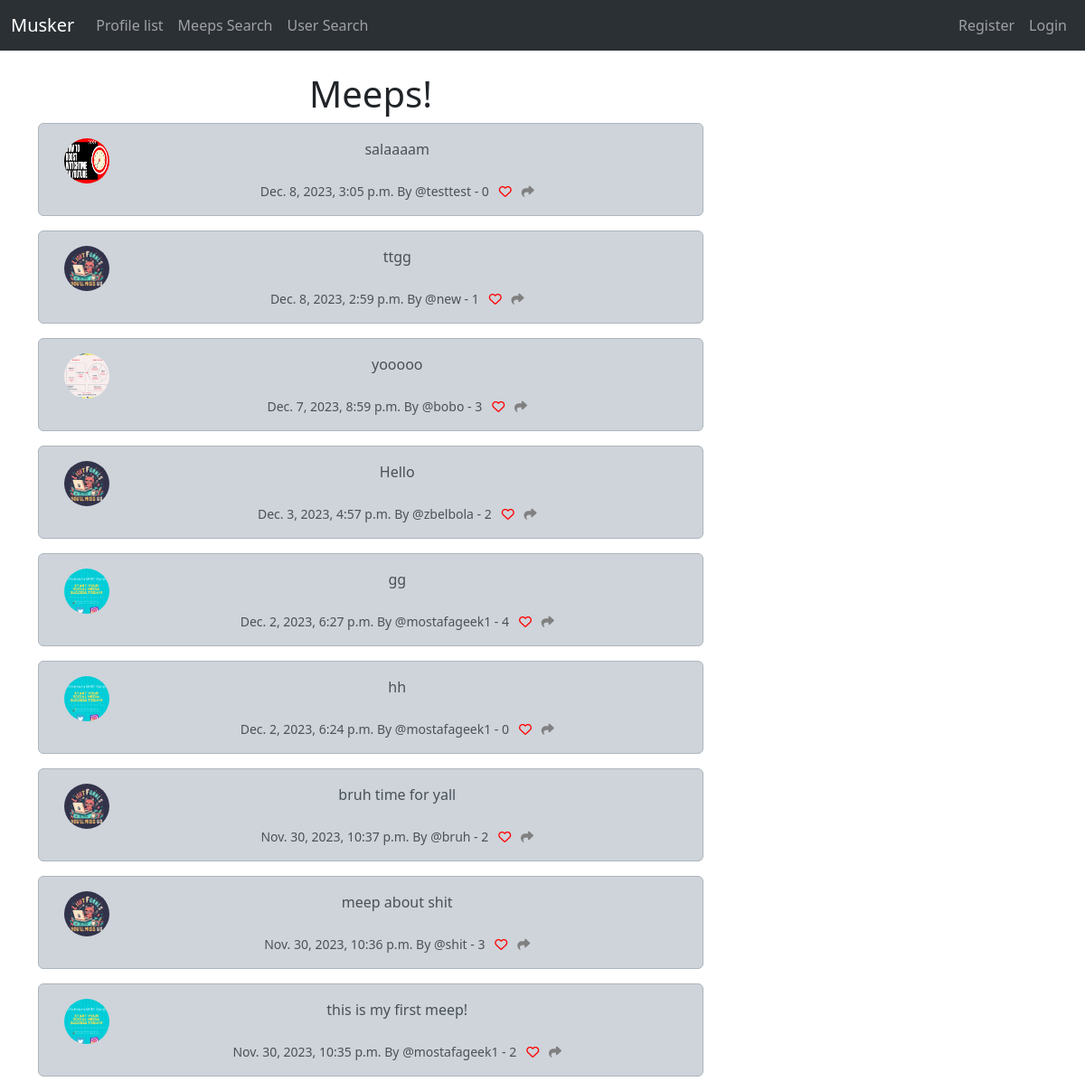
The page / on the database its author committed.
### musker/models.py (models this page shows, shortened)
class Meep(models.Model):
    user = models.ForeignKey(
        User, related_name="meeps",
        on_delete=models.DO_NOTHING
    )
    body = models.CharField(max_length=200)
    created_at = models.DateTimeField(auto_now_add=True)
    likes = models.ManyToManyField(User, related_name="meep_like", blank=True)
    def number_of_likes(self):
        return self.likes.count()

class Profile(models.Model):
    user = models.OneToOneField(User, on_delete=models.CASCADE)
    follows = models.ManyToManyField("self",
                                     related_name="followed_by",
                                     symmetrical=False,
                                     blank=True)
    date_modified = models.DateTimeField(User, auto_now=True)
    profile_image = models.ImageField(null=True,
                                      blank=True,
                                      upload_to="images/")
    profile_bio = models.CharField(null=True, blank=True, max_length=300)
    website_link = models.CharField(null=True, blank=True, max_length=100)
    instagram_link = models.CharField(null=True, blank=True, max_length=100)
    facebook_link = models.CharField(null=True, blank=True, max_length=100)

### musker/views.py (the view)
# urls.py: path('', views.home, name='home'),
def home(request):
    if request.user.is_authenticated:
        form = MeepForm(request.POST or None)
        if request.method == 'POST':
            if form.is_valid():
                meep = form.save(commit=False)
                meep.user = request.user
                meep.save()
                messages.success(request, ('Your Meep Has Been Posted!'))
                return redirect('home')
        meeps = Meep.objects.all().order_by('-created_at')
        return render(request, 'home.html', {'meeps': meeps, 'form': form})
    else:
        meeps = Meep.objects.all().order_by('-created_at')
        return render(request, 'home.html', {'meeps': meeps})

### musker/templates/home.html (shortened to what this page needs)
{% extends 'base.html' %}
{% load static %}
{% block content %}
<div class="container text-center">
    <div class="row">
        <div class="col-8">
            <h1>Meeps!</h1>
            {% for meep in meeps %}
                <div class="alert alert-dark" role="alert">
                    <div class="container">
                        <div class="row">
                            <div class="col-1">
                                {% if meep.user.profile.profile_image %}
                                    <img class="rounded-circle" src="{{ meep.user.profile.profile_image.url }}" width="50" height="50">
                                {% else %}
                                    <img class="rounded-circle" src="{% static 'images/default.jpeg' %}" width="50" height="50">
                                {% endif %}
                            </div>
                            <div class="col-11">
                                {{ meep.body }} <br><br>
                                <small>
                                    <div class="text-muted">
                                        {{ meep.created_at }}
                                        By @{{ meep.user.username }}
                                        - {{ meep.number_of_likes }}
                                        {% if user in meep.likes.all %}
                                            <a href="{% url 'meep_like' meep.id %}">
                                                <i class="fa-solid fa-heart" style="color: red;"></i>
                                            </a>
                                        {% else %}
                                            <a href="{% url 'meep_like' meep.id %}">
                                                <i class="fa fa-heart-o" style="color: red;"></i></a>
                                        {% endif %}
                                        <a href="{% url 'meep_share' meep.id %}">
                                            <i class="fa-solid fa-share" style="color: gray;"></i></a>
                                    </div>
                                </small>
                            </div>
                        </div>
                    </div>
                </div>
            {% endfor %}
        </div>
        <div class="col-4">
            <br><br>
        </div>
    </div>
</div>
{% endblock %}

### rows shown on the page
Meep: user.profile.profile_image (picture), body "salaaaam", created_at "Dec. 8, 2023, 3:05 p.m.", user.username "testtest", number_of_likes "0"
Meep: body "ttgg", created_at "Dec. 8, 2023, 2:59 p.m.", user.username "new", number_of_likes "1"
Meep: user.profile.profile_image (picture), body "yooooo", created_at "Dec. 7, 2023, 8:59 p.m.", user.username "bobo", number_of_likes "3"
Meep: body "Hello", created_at "Dec. 3, 2023, 4:57 p.m.", user.username "zbelbola", number_of_likes "2"
Meep: user.profile.profile_image (picture), body "gg", created_at "Dec. 2, 2023, 6:27 p.m.", user.username "mostafageek1", number_of_likes "4"
Meep: user.profile.profile_image (picture), body "hh", created_at "Dec. 2, 2023, 6:24 p.m.", user.username "mostafageek1", number_of_likes "0"
Meep: body "bruh time for yall", created_at "Nov. 30, 2023, 10:37 p.m.", user.username "bruh", number_of_likes "2"
Meep: body "meep about shit", created_at "Nov. 30, 2023, 10:36 p.m.", user.username "shit", number_of_likes "3"
Meep: user.profile.profile_image (picture), body "this is my first meep!", created_at "Nov. 30, 2023, 10:35 p.m.", user.username "mostafageek1", number_of_likes "2"
